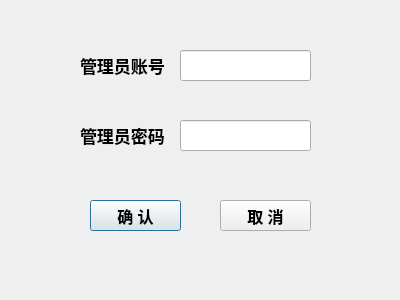
<?xml version="1.0" encoding="UTF-8"?>
<ui version="4.0">
 <class>Dialog_admin</class>
 <widget class="QDialog" name="Dialog_admin">
  <property name="geometry">
   <rect>
    <x>0</x>
    <y>0</y>
    <width>400</width>
    <height>300</height>
   </rect>
  </property>
  <property name="windowTitle">
   <string>Dialog</string>
  </property>
  <widget class="QLabel" name="label">
   <property name="geometry">
    <rect>
     <x>80</x>
     <y>50</y>
     <width>91</width>
     <height>31</height>
    </rect>
   </property>
   <property name="font">
    <font>
     <family>Agency FB</family>
     <pointsize>13</pointsize>
     <weight>75</weight>
     <bold>true</bold>
    </font>
   </property>
   <property name="text">
    <string>管理员账号</string>
   </property>
  </widget>
  <widget class="QLineEdit" name="lineEdit_user">
   <property name="geometry">
    <rect>
     <x>180</x>
     <y>50</y>
     <width>131</width>
     <height>31</height>
    </rect>
   </property>
  </widget>
  <widget class="QLabel" name="label_2">
   <property name="geometry">
    <rect>
     <x>80</x>
     <y>120</y>
     <width>91</width>
     <height>31</height>
    </rect>
   </property>
   <property name="font">
    <font>
     <family>Agency FB</family>
     <pointsize>13</pointsize>
     <weight>75</weight>
     <bold>true</bold>
    </font>
   </property>
   <property name="text">
    <string>管理员密码</string>
   </property>
  </widget>
  <widget class="QLineEdit" name="lineEdit_passwd">
   <property name="geometry">
    <rect>
     <x>180</x>
     <y>120</y>
     <width>131</width>
     <height>31</height>
    </rect>
   </property>
  </widget>
  <widget class="QPushButton" name="pushButton">
   <property name="geometry">
    <rect>
     <x>90</x>
     <y>200</y>
     <width>91</width>
     <height>31</height>
    </rect>
   </property>
   <property name="font">
    <font>
     <family>Agency FB</family>
     <pointsize>12</pointsize>
     <weight>75</weight>
     <bold>true</bold>
    </font>
   </property>
   <property name="text">
    <string>确 认</string>
   </property>
  </widget>
  <widget class="QPushButton" name="pushButton_2">
   <property name="geometry">
    <rect>
     <x>220</x>
     <y>200</y>
     <width>91</width>
     <height>31</height>
    </rect>
   </property>
   <property name="font">
    <font>
     <family>Agency FB</family>
     <pointsize>12</pointsize>
     <weight>75</weight>
     <bold>true</bold>
    </font>
   </property>
   <property name="text">
    <string>取 消</string>
   </property>
  </widget>
 </widget>
 <resources/>
 <connections/>
</ui>
